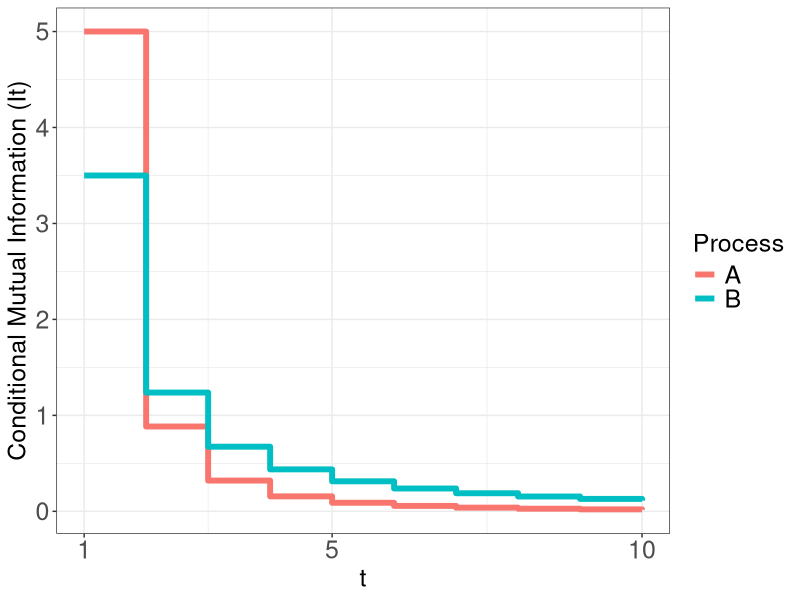
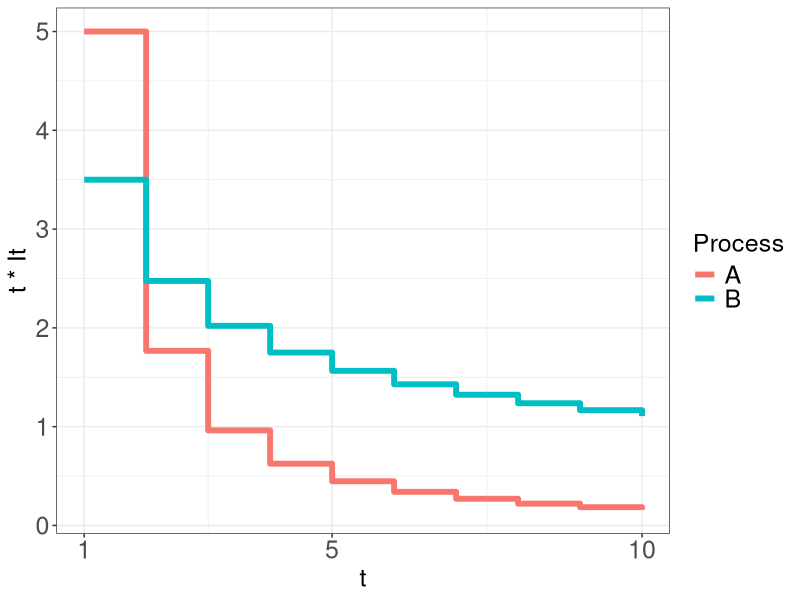
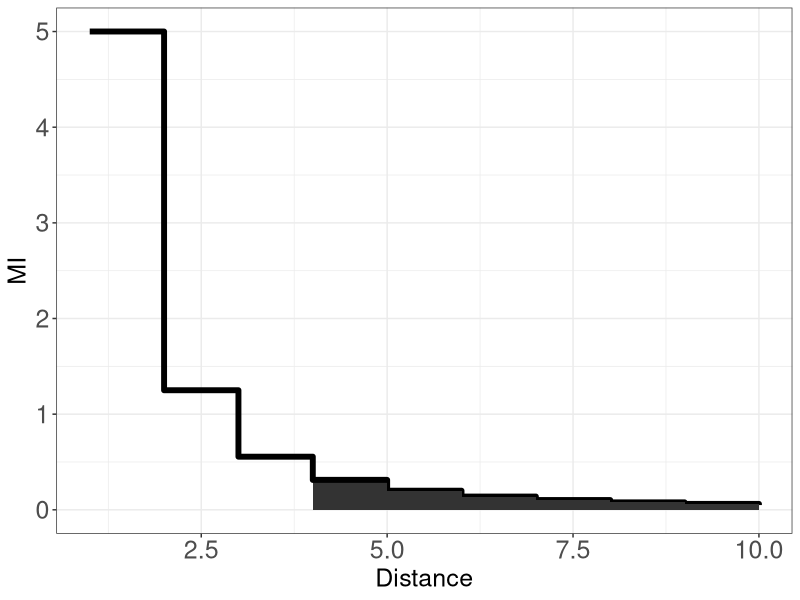
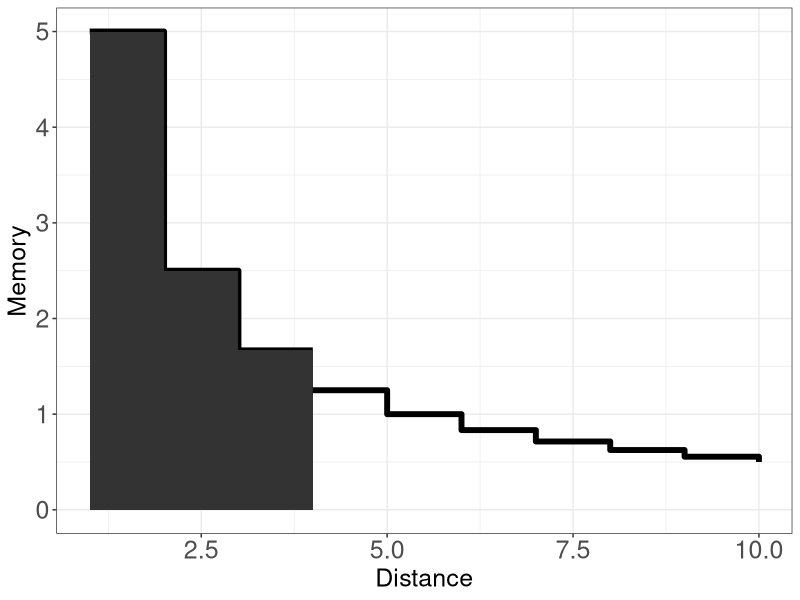
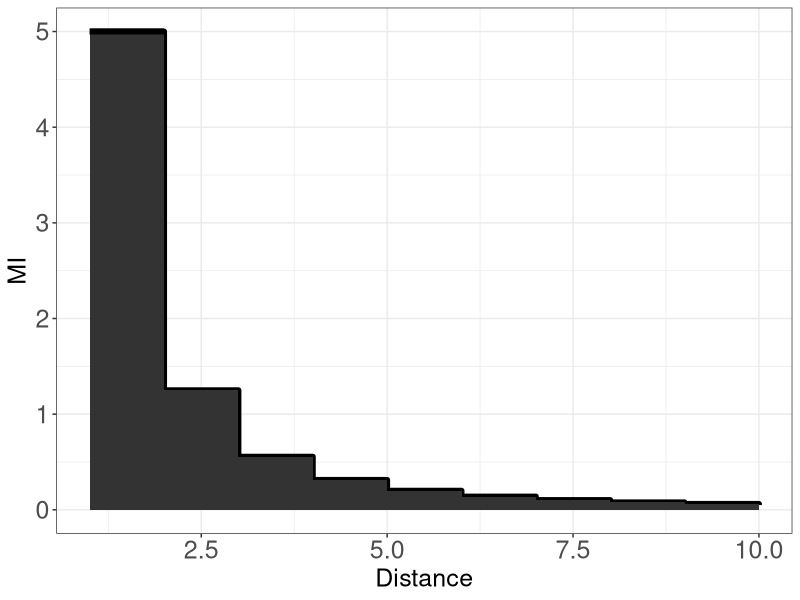
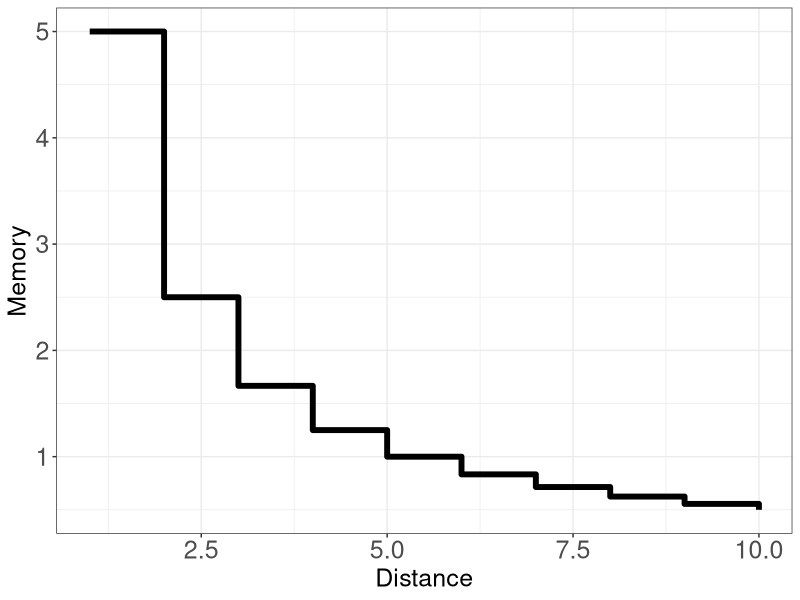
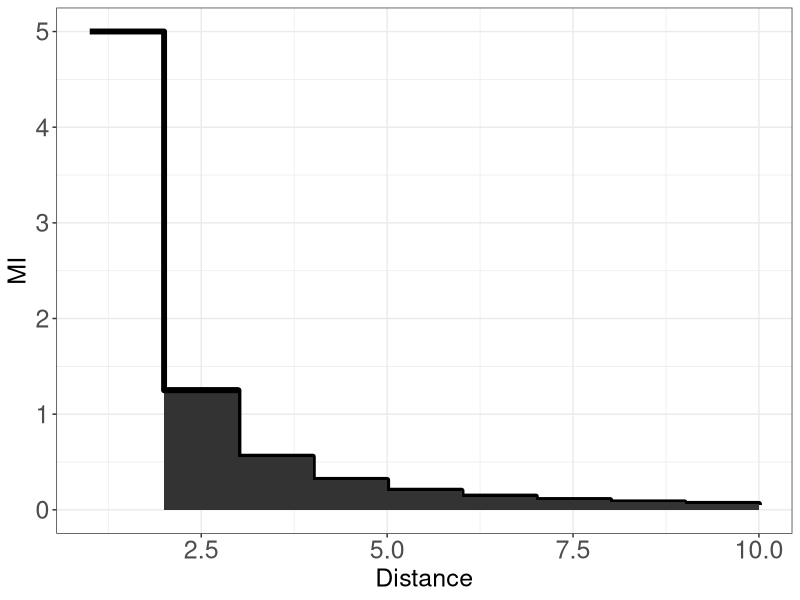
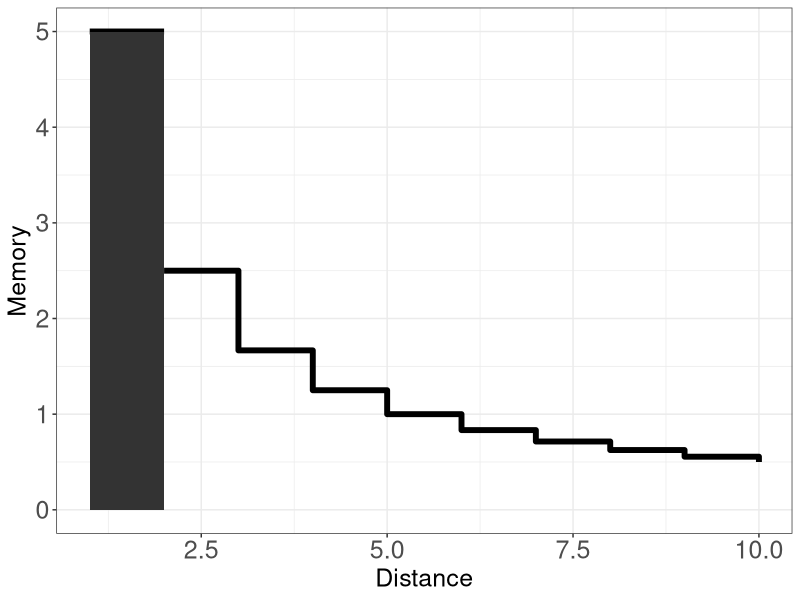

These figures' R source, in order:
library(tidyr)
library(dplyr)
library(ggplot2)






#plot = ggplot(data=data, aes(x=Distance, y=Distance*MI, color=Type)) + geom_line()


x = (1:10)
y = 5 * x^(-2)

data = data.frame(Distance=x, MI=y)

plot = ggplot(data=data, aes(x=Distance, y=MI)) + geom_step(size=2) + theme_bw() + theme(axis.text=element_text(size=18), axis.title=element_text(size=18), legend.title=element_text(size=18), legend.text=element_text(size=18))


plot = ggplot(data=data, aes(x=Distance, y=Distance * MI)) + geom_step(size=2) + theme_bw() + theme(axis.text=element_text(size=18), axis.title=element_text(size=18), legend.title=element_text(size=18), legend.text=element_text(size=18))





x1 = (1:10)
y1 = 5 * x^(-2.5)

data1 = data.frame(Distance=x1, MI=y1)
data1$Process = "A"

x2 = (1:10)
y2 = 3.5 * x^(-1.5)

data2 = data.frame(Distance=x2, MI=y2)
data2$Process = "B"


data = rbind(data1, data2) 

plot = ggplot(data=data, aes(x=Distance, y=MI, color=Process, group=Process)) + geom_step(size=2) + theme_bw() + theme(axis.text=element_text(size=18), axis.title=element_text(size=18), legend.title=element_text(size=18), legend.text=element_text(size=18)) + xlab("t") + ylab("Conditional Mutual Information (It)") + scale_x_continuous(breaks=c(1,5,10))


ggsave("figures/decay.pdf")



plot = ggplot(data=data, aes(x=Distance, y=Distance * MI, color=Process, group=Process)) + geom_step(size=2) + theme_bw() + theme(axis.text=element_text(size=18), axis.title=element_text(size=18), legend.title=element_text(size=18), legend.text=element_text(size=18)) + xlab("t") + ylab("t * It") + scale_x_continuous(breaks=c(1,5,10))



ggsave("figures/memory.pdf")







x = c(0.07, 0.07)
y = c(2.2, 2.4)
data = data.frame(Surprisal=x, Memory=y)

plot = ggplot(data=data, aes(x=Surprisal, y=Memory)) + geom_point() + theme_bw() + theme(axis.text=element_text(size=18), axis.title=element_text(size=18), legend.title=element_text(size=18), legend.text=element_text(size=18)) + xlim(0,1) + ylim(0,3)


x= c(0.0, 1.0)
     y = c(1.0, 0.0)
data2 = data.frame(Surprisal=x, Memory=y)

plot = ggplot(data=data2, aes(x=Surprisal, y=Memory)) + geom_line() + theme_bw() + theme(axis.text=element_text(size=18), axis.title=element_text(size=18), legend.title=element_text(size=18), legend.text=element_text(size=18)) + xlim(0,3) + ylim(0,3) 







x = (1:10)
y = 5 * x^(-2)

data = data.frame(Distance=x, MI=y)

df2 <- rbind(
  data,
  transform(data[order(data$Distance),],
    Distance=Distance - 1e-9,  # required to avoid crazy steps
    MI=ave(MI, FUN=function(z) c(z[[1]], head(z, -1L)))
) )

T = 4
plot = ggplot(data=df2 %>% filter(Distance >= T), aes(x=Distance, y=MI)) + geom_step(size=2) + theme_bw() + theme(axis.text=element_text(size=18), axis.title=element_text(size=18), legend.title=element_text(size=18), legend.text=element_text(size=18)) + geom_area() + geom_step(size=2, data=df2 %>% filter(Distance < T+1))
ggsave("add-surp.pdf")


data2 = data.frame(Distance=data$Distance, Memory=data$Distance*data$MI)
df3 <- rbind(
  data2,
  transform(data2[order(data2$Distance),],
    Distance=Distance - 1e-9,  # required to avoid crazy steps
    Memory=ave(Memory, FUN=function(z) c(z[[1]], head(z, -1L)))
) )

plot = ggplot(data=df3 %>% filter(Distance < T), aes(x=Distance, y=Memory)) + geom_step(size=2) + theme_bw() + theme(axis.text=element_text(size=18), axis.title=element_text(size=18), legend.title=element_text(size=18), legend.text=element_text(size=18)) + geom_area() + geom_step(size=2, data=df3 %>% filter(Distance >= T))

ggsave("lower-mem.pdf")






for(T in (1:10)) {
   plot = ggplot(data=df2 %>% filter(Distance >= T), aes(x=Distance, y=MI)) + geom_step(size=2) + theme_bw() + theme(axis.text=element_text(size=18), axis.title=element_text(size=18), legend.title=element_text(size=18), legend.text=element_text(size=18)) + geom_area() + geom_step(size=2, data=df2 %>% filter(Distance < T+1))
   ggsave(paste("add-surp-",T,".pdf", sep=""))
   
   plot = ggplot(data=df3 %>% filter(Distance < T), aes(x=Distance, y=Memory)) + geom_step(size=2) + theme_bw() + theme(axis.text=element_text(size=18), axis.title=element_text(size=18), legend.title=element_text(size=18), legend.text=element_text(size=18)) + geom_area() + geom_step(size=2, data=df3 %>% filter(Distance >= T))
   
   ggsave(paste("lower-mem-",T,".pdf", sep=""))
}









x1 = (1:10)
y1 = 5 * x^(-2.5)

data1 = data.frame(Distance=x1, MI=y1)
data1$Process = "A"

data = rbind(data1) 

plot = ggplot(data=data, aes(x=Distance, y=MI)) + geom_step(size=2) + theme_bw() + theme(axis.text=element_text(size=18), axis.title=element_text(size=18), legend.title=element_text(size=18), legend.text=element_text(size=18))



ggsave("decay-A.pdf")



plot = ggplot(data=data, aes(x=Distance, y=Distance * MI)) + geom_step(size=2) + theme_bw() + theme(axis.text=element_text(size=18), axis.title=element_text(size=18), legend.title=element_text(size=18), legend.text=element_text(size=18))


ggsave("memory-A.pdf")












# Listener's Memory-Surprisal Curve

x1 = (1:10)
y1 = 5.3 * x^(-2.5)

data1 = data.frame(Distance=x1, MI=y1)
data1$Process = "A"

data = rbind(data1) 

library(tidyr)

data = data %>% group_by(Process) %>% mutate(CumMI = cumsum(MI))
data = data %>% group_by(Process) %>% mutate(Memory = cumsum(MI*Distance))

data = data %>% mutate(Surprisal = 10-CumMI)

plot = ggplot(data=data, aes(x=Memory, y=Surprisal)) + geom_line(size=2) + theme_bw() + theme(axis.text=element_text(size=18), axis.title=element_text(size=18), legend.title=element_text(size=18), legend.text=element_text(size=18))



ggsave("listener-tradeoff-A.pdf")









# Listener's Memory-Surprisal Curve

x1 = (1:20)
y1 = 5.3 * x^(-2.5)

data1 = data.frame(Distance=x1, MI=y1)
data1$Process = "A"

x2 = (1:20)
y2 = 3.5 * x^(-1.5)

data2 = data.frame(Distance=x2, MI=y2)
data2$Process = "B"


data = rbind(data1, data2) 

library(tidyr)

data = data %>% group_by(Process) %>% mutate(CumMI = cumsum(MI))
data = data %>% group_by(Process) %>% mutate(Memory = cumsum(MI*Distance))

data = data %>% mutate(Surprisal = 10-CumMI)

data_ = data %>% select(Memory, Surprisal, Process)

data_ = rbind(as.data.frame(data_), data.frame(Memory=c(3.5, 17.573493), Surprisal=c(6.5, 3.0163223), Process=c("A", "A")))

plot = ggplot(data=data_ %>% filter(Surprisal>=3), aes(x=Memory, y=Surprisal, color=Process, group=Process)) + geom_line(size=2) + theme_bw() + theme(axis.text=element_text(size=18), axis.title=element_text(size=18), legend.title=element_text(size=18), legend.text=element_text(size=18))



ggsave("figures/listener-tradeoff.pdf")











